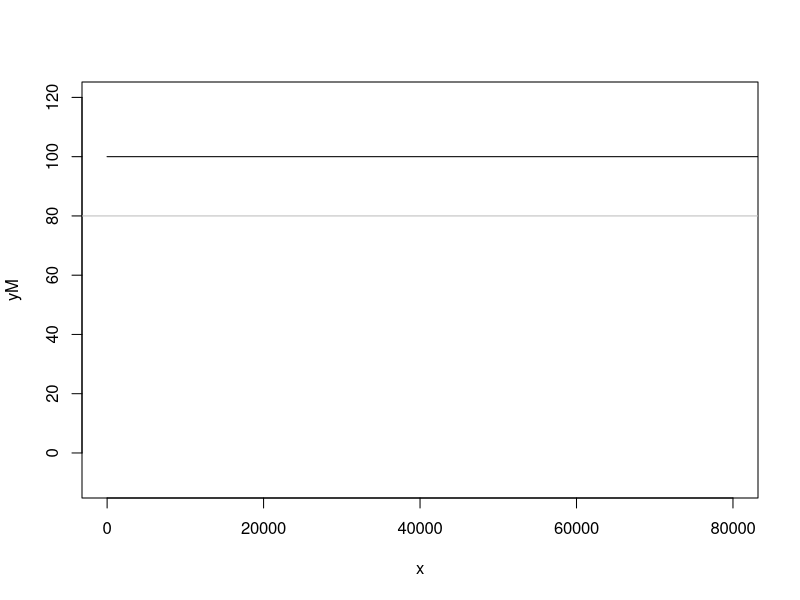
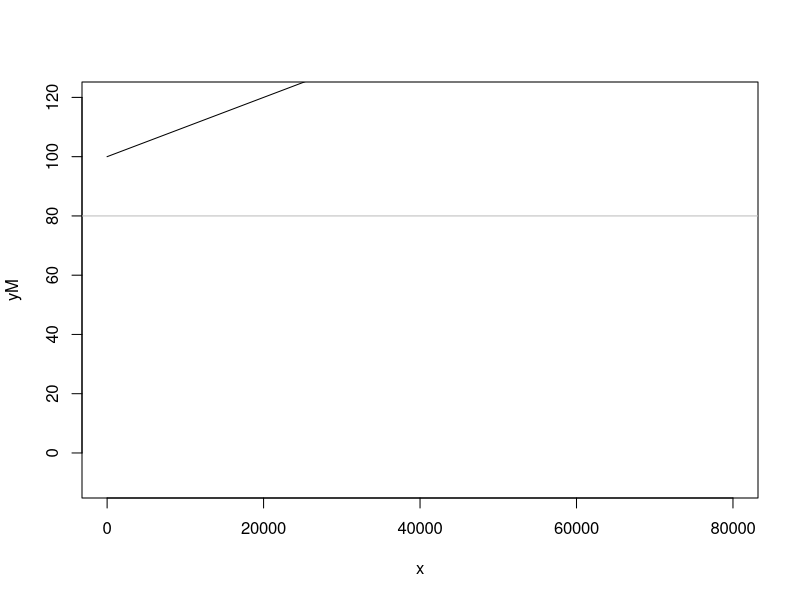
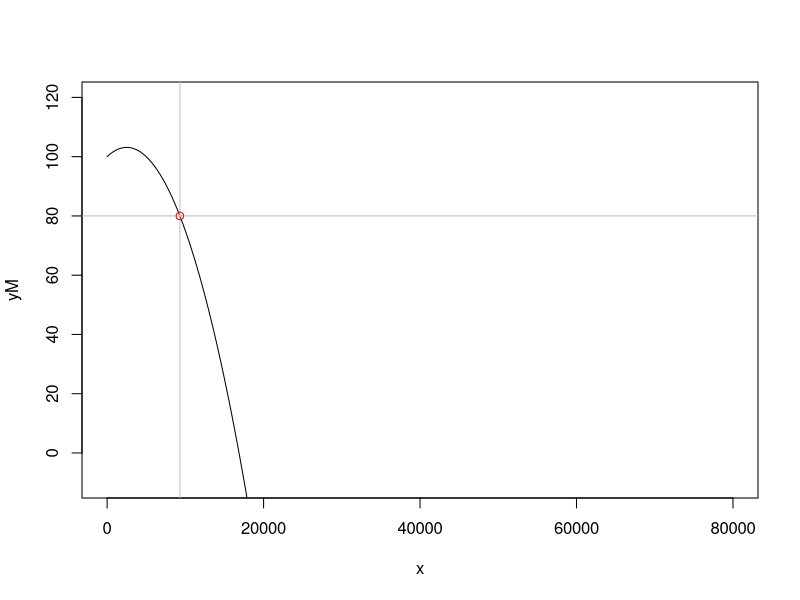
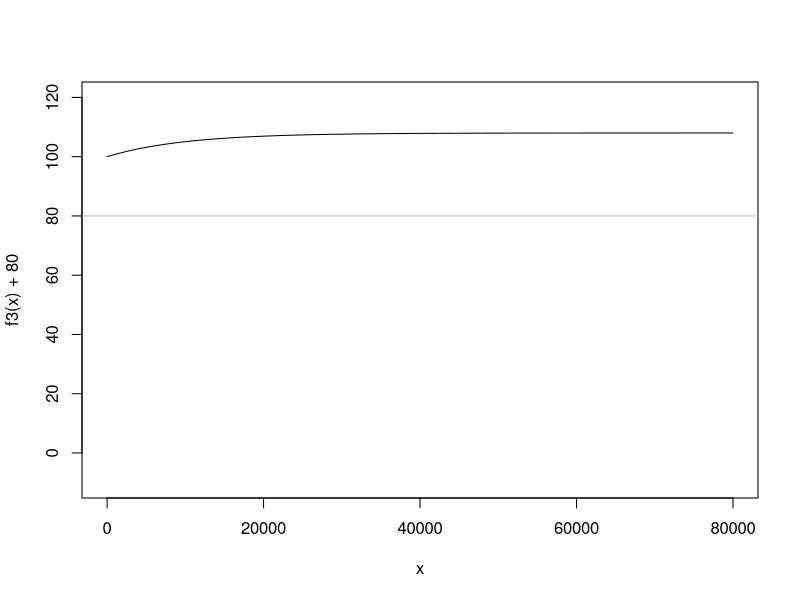
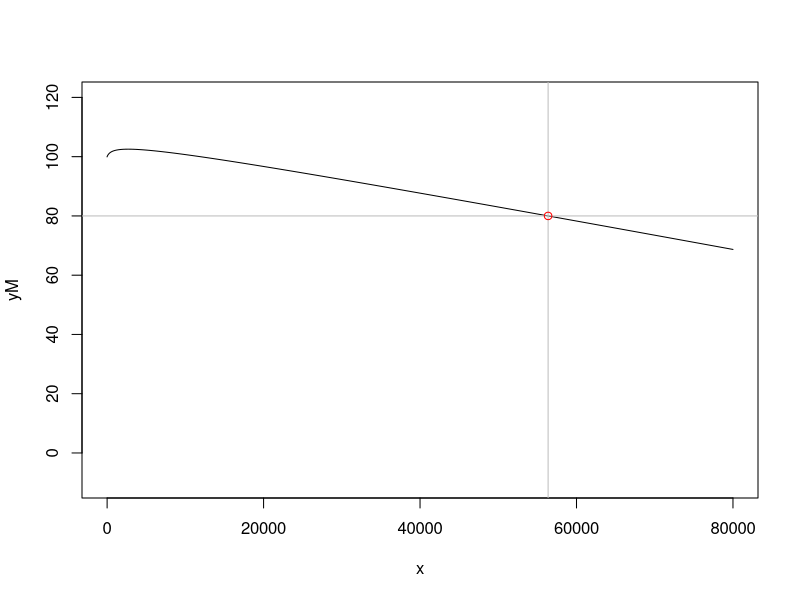
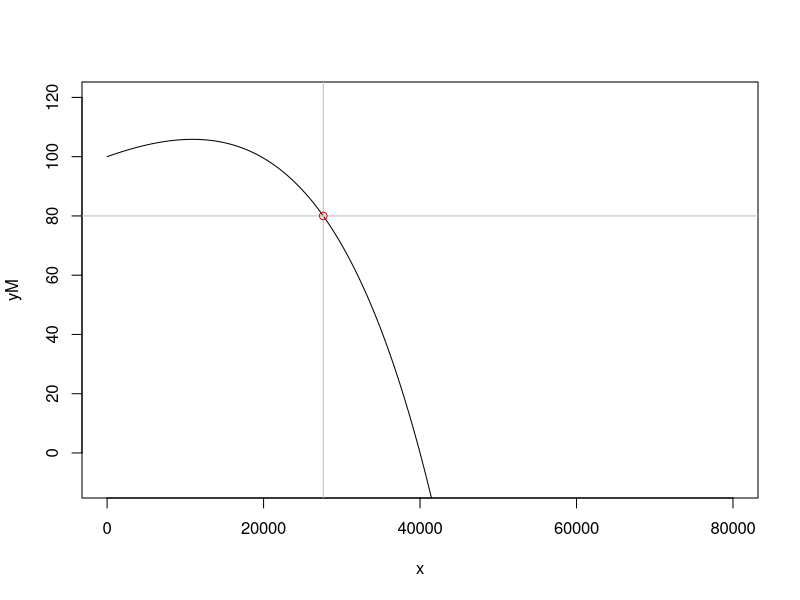

The R script that drew these images, in order:
## ---- chunk 1
knitr::opts_chunk$set(echo = TRUE)
## ---- chunk 2
f0 <- function(x){100+0*x-80}
x <- seq(-10,800001,2)
yM <- f0(x) + 80
plot(x,yM,type="l",xlim = c(-10,80000),ylim = c(-10,120))
abline(h=80,col = "gray")
## ---- chunk 3
x <- seq(-10,80000,1)
f1 <- function(x,a0=100,a1=0.001){ (a0 + a1*x)-80}
yM <- f1(x) + 80
plot(x,yM,type="l",xlim = c(-10,80000),ylim = c(-10,120))
abline(h=80,col = "gray")
## ---- chunk 4

interval <- c(5000,10000)

x <- seq(-10,80000,1)
f2 <- function(x,a0=100,a1=0.0025,a2= -0.0000005){ (a0 + a1*x +a2*x^2)-80}
yM <- f2(x) + 80
plot(x,yM,type="l",xlim = c(-10,80000),ylim = c(-10,120))
abline(h=80,col = "gray")

#Use uniroot to solve
(my_root <- uniroot(f2, interval)$root)

#Add a vertical line and circle at the root.  
abline(v=my_root,col = "gray")
points(my_root,80, col = "red")
## ---- chunk 5

interval <- c(0,100000)

x <- seq(-10,80000,1)
f3 <- function(x,a0=108,a1=-8,a2= 0.0001){ ( a0 + a1*exp(-(a2*x)))-80}

plot(x,f3(x)+80,type="l",xlim = c(-10,80000),ylim = c(-10,120))
abline(h=80,col = "gray")
## ---- chunk 6

interval <- c(5000,100000)

x <- seq(-10,80000,1)
f4 <- function(x,a0=100,a1=-0.0005,a2=1.45){ a0 + a1*x + a2*log(0.005*x+1) -80}
yM <- f4(x)+80
plot(x,yM,type="l",xlim = c(-10,80000),ylim = c(-10,120))
abline(h=80,col = "gray")

#Use uniroot to solve
(my_root <- uniroot(f4, interval)$root)

#Add a vertical line and circle at the root.  
abline(v=my_root,col = "gray")
points(my_root,80, col = "red")
## ---- chunk 7

interval <- c(20000,40000)

x <- seq(-10,80000,1)
f5 <- function(x,a0=100,a1=-0.0025,a2=-0.0000172){ (a0 + a1*x)*exp(-2*a2*x)-80}
yM <- f5(x)+80
plot(x,yM,type="l",xlim = c(-10,80000),ylim = c(-10,120))
abline(h=80,col = "gray")

#Use uniroot to solve
(my_root <- uniroot(f5, interval)$root)

#Add a vertical line and circle at the root.  
abline(v=my_root,col = "gray")
points(my_root,80, col = "red")
my_root
